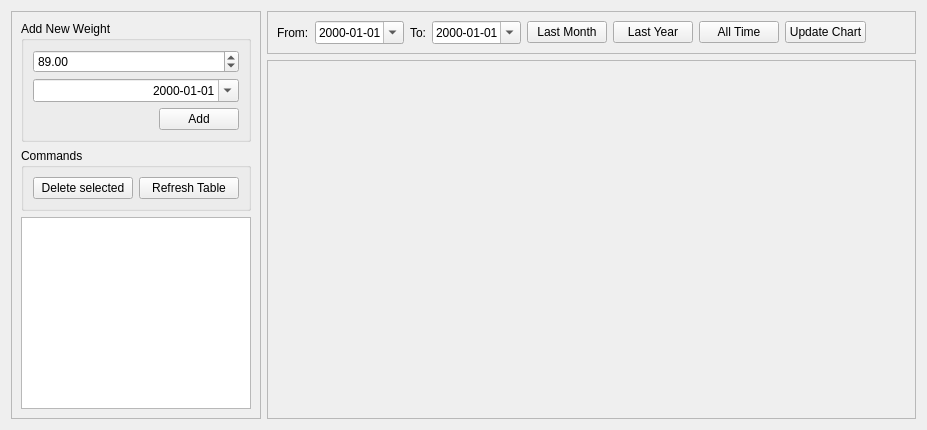
            <widget class="QWidget" name="tab_5">
              <attribute name="title">
                <string>Weight</string>
              </attribute>
              <layout class="QHBoxLayout" name="horizontalLayout_5">
                <item>
                  <widget class="QFrame" name="frame_4">
                    <property name="minimumSize">
                      <size>
                        <width>250</width>
                        <height>0</height>
                      </size>
                    </property>
                    <property name="maximumSize">
                      <size>
                        <width>250</width>
                        <height>16777215</height>
                      </size>
                    </property>
                    <property name="frameShape">
                      <enum>QFrame::Shape::StyledPanel</enum>
                    </property>
                    <property name="frameShadow">
                      <enum>QFrame::Shadow::Raised</enum>
                    </property>
                    <layout class="QVBoxLayout" name="verticalLayout_9">
                      <item>
                        <widget class="QGroupBox" name="groupBox_4">
                          <property name="title">
                            <string>Add New Weight</string>
                          </property>
                          <layout class="QVBoxLayout" name="verticalLayout_7">
                            <item>
                              <widget class="QDoubleSpinBox" name="doubleSpinBox_weight">
                                <property name="maximum">
                                  <double>300.000000000000000</double>
                                </property>
                                <property name="value">
                                  <double>89.000000000000000</double>
                                </property>
                              </widget>
                            </item>
                            <item>
                              <widget class="QDateEdit" name="dateEdit_weight">
                                <property name="minimumSize">
                                  <size>
                                    <width>191</width>
                                    <height>0</height>
                                  </size>
                                </property>
                                <property name="alignment">
                                  <set>
                                    Qt::AlignmentFlag::AlignRight|Qt::AlignmentFlag::AlignTrailing|Qt::AlignmentFlag::AlignVCenter</set>
                                </property>
                                <property name="displayFormat">
                                  <string>yyyy-MM-dd</string>
                                </property>
                                <property name="calendarPopup">
                                  <bool>true</bool>
                                </property>
                              </widget>
                            </item>
                            <item>
                              <layout class="QHBoxLayout" name="horizontalLayout_15">
                                <item>
                                  <spacer name="horizontalSpacer_3">
                                    <property name="orientation">
                                      <enum>Qt::Orientation::Horizontal</enum>
                                    </property>
                                    <property name="sizeHint" stdset="0">
                                      <size>
                                        <width>40</width>
                                        <height>20</height>
                                      </size>
                                    </property>
                                  </spacer>
                                </item>
                                <item>
                                  <widget class="QPushButton" name="pushButton_weight_add">
                                    <property name="text">
                                      <string>Add</string>
                                    </property>
                                  </widget>
                                </item>
                              </layout>
                            </item>
                          </layout>
                        </widget>
                      </item>
                      <item>
                        <widget class="QGroupBox" name="groupBox_6">
                          <property name="title">
                            <string>Commands</string>
                          </property>
                          <layout class="QVBoxLayout" name="verticalLayout_8">
                            <item>
                              <layout class="QHBoxLayout" name="horizontalLayout_16">
                                <item>
                                  <widget class="QPushButton" name="pushButton_weight_delete">
                                    <property name="text">
                                      <string>Delete selected</string>
                                    </property>
                                  </widget>
                                </item>
                                <item>
                                  <widget class="QPushButton" name="pushButton_weight_refresh">
                                    <property name="text">
                                      <string>Refresh Table</string>
                                    </property>
                                  </widget>
                                </item>
                              </layout>
                            </item>
                          </layout>
                        </widget>
                      </item>
                      <item>
                        <widget class="QTableView" name="tableView_weight" />
                      </item>
                    </layout>
                  </widget>
                </item>
                <item>
                  <layout class="QVBoxLayout" name="verticalLayout_6">
                    <item>
                      <widget class="QFrame" name="frame_weight_controls">
                        <property name="maximumSize">
                          <size>
                            <width>16777215</width>
                            <height>80</height>
                          </size>
                        </property>
                        <property name="frameShape">
                          <enum>QFrame::Shape::StyledPanel</enum>
                        </property>
                        <property name="frameShadow">
                          <enum>QFrame::Shadow::Raised</enum>
                        </property>
                        <layout class="QHBoxLayout" name="horizontalLayout_weight_controls">
                          <item>
                            <widget class="QLabel" name="label_weight_from">
                              <property name="text">
                                <string>From:</string>
                              </property>
                            </widget>
                          </item>
                          <item>
                            <widget class="QDateEdit" name="dateEdit_weight_from">
                              <property name="displayFormat">
                                <string>yyyy-MM-dd</string>
                              </property>
                              <property name="calendarPopup">
                                <bool>true</bool>
                              </property>
                            </widget>
                          </item>
                          <item>
                            <widget class="QLabel" name="label_weight_to">
                              <property name="text">
                                <string>To:</string>
                              </property>
                            </widget>
                          </item>
                          <item>
                            <widget class="QDateEdit" name="dateEdit_weight_to">
                              <property name="displayFormat">
                                <string>yyyy-MM-dd</string>
                              </property>
                              <property name="calendarPopup">
                                <bool>true</bool>
                              </property>
                            </widget>
                          </item>
                          <item>
                            <widget class="QPushButton" name="pushButton_weight_last_month">
                              <property name="text">
                                <string>Last Month</string>
                              </property>
                            </widget>
                          </item>
                          <item>
                            <widget class="QPushButton" name="pushButton_weight_last_year">
                              <property name="text">
                                <string>Last Year</string>
                              </property>
                            </widget>
                          </item>
                          <item>
                            <widget class="QPushButton" name="pushButton_weight_all_time">
                              <property name="text">
                                <string>All Time</string>
                              </property>
                            </widget>
                          </item>
                          <item>
                            <widget class="QPushButton" name="pushButton_update_weight_chart">
                              <property name="text">
                                <string>Update Chart</string>
                              </property>
                            </widget>
                          </item>
                          <item>
                            <spacer name="horizontalSpacer_weight">
                              <property name="orientation">
                                <enum>Qt::Orientation::Horizontal</enum>
                              </property>
                              <property name="sizeHint" stdset="0">
                                <size>
                                  <width>40</width>
                                  <height>20</height>
                                </size>
                              </property>
                            </spacer>
                          </item>
                        </layout>
                      </widget>
                    </item>
                    <item>
                      <widget class="QScrollArea" name="scrollArea_weight_chart">
                        <property name="widgetResizable">
                          <bool>true</bool>
                        </property>
                        <widget class="QWidget" name="scrollAreaWidgetContents_weight_chart">
                          <property name="geometry">
                            <rect>
                              <x>0</x>
                              <y>0</y>
                              <width>2028</width>
                              <height>1072</height>
                            </rect>
                          </property>
                          <layout class="QVBoxLayout" name="verticalLayout_weight_chart_content" />
                        </widget>
                      </widget>
                    </item>
                  </layout>
                </item>
              </layout>
            </widget>
